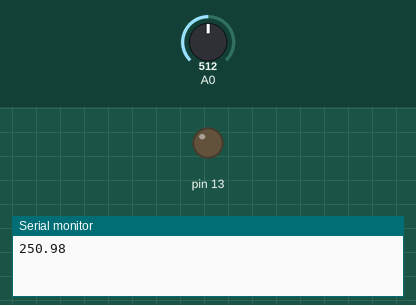
The sketch below on a simulated Arduino Uno, built with avr-gcc and run on an emulated ATmega328P. Parts: output pins drawn as LEDs (lit = HIGH), the last lines printed to the serial monitor. The inputs (shaded band) are chosen by the test bench; at power-on: A0 = 512.

Above: at 0.1 s.
At 1.1 s:
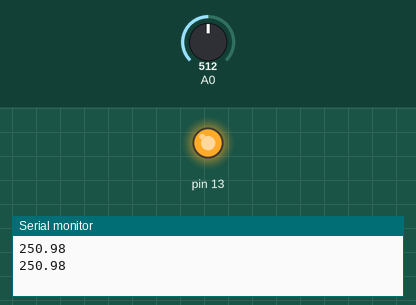
Timing chart, 0 to 2.6 s (numbered marks = the images above):
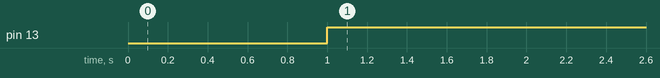

Measured:
- by itself, pin 13: LOW → HIGH at 1.0 s

The sketch:

sketch_oct18a.ino
```cpp
void setup() {
  // put your setup code here, to run once:
  pinMode(13, OUTPUT);
  Serial.begin(9600);

}

void loop() {
  float valor = analogRead(0);
  float temperatura = valor/2.04;
  Serial.println(temperatura);
  delay(1000);

  if(temperatura >=21) {
    digitalWrite(13, HIGH);

  } else {
    digitalWrite(13, LOW);
  }
}
```
